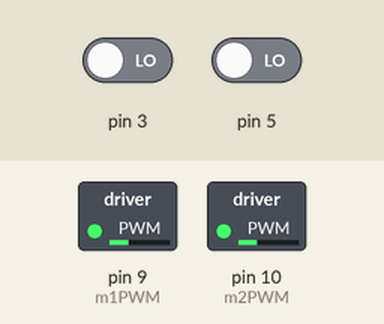
A sketch run on a simulated Arduino Uno, built with avr-gcc and run on an emulated ATmega328P. Shown: switched loads named in the sketch (green lamp = pin HIGH). The test bench sets the inputs (shaded band); at power-on: pin 5 LOW, pin 3 LOW. What the sketch prints to the serial monitor is not drawn.

Above: at 1.2 s.
1.3 s: pin 5 driven HIGH
At 11.9 s:
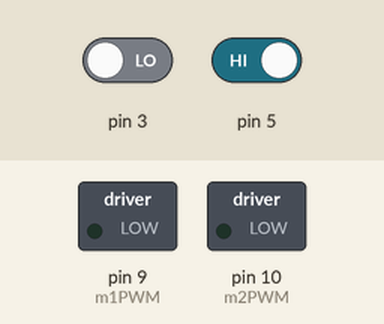
Timing chart, 0 to 23.5 s (numbered marks = the images above; inputs shaded):
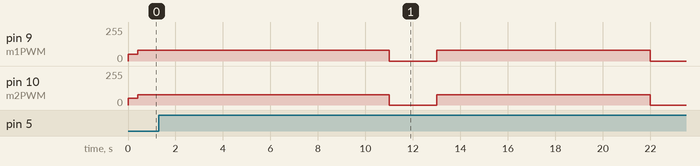

The sketch:

Forward_Movement_Calibration.ino
```cpp
/*

  Left motor = M2, Right motor = M1

  Connections             Arduino Pin
  M2Encoder B output ---> pin 3
  M1Encoder B output ---> pin 5

  Arduino          Sensor
  Vcc              Pin 1 VCC (URM V3.2)
  GND              Pin 2 GND (URM V3.2)
  Pin 11           Pin 4 PWM (URM V3.2)
  Pin 13           Pin 6 COMP/TRIG (URM V3.2)
  Pin A2           Left Diagonal IR Sensor
  Pin A3           Right Diag IR Sensor
  Pin A4           Left Side IR Sensor
  Pin A5           Right Side IR Sensor

  Values used at home for speed = 600:
  left motor: m2_P = 1.29, m2_I = 0.001, m2_D = 0.1;
  right motor: m1_P = 2.3, m1_I = 0.001, m1_D = 0.1;

  Values used at home for speed = 200:
  left motor: m2_P = 1.24, m2_I = 0.001, m2_D = 0.1;
  right motor: m1_P = 1.3, m1_I = 0.001, m1_D = 0.1;

  Values used at lounge for speed = 200:
  left motor: m2_P = 1.25, m2_I = 0.001, m2_D = 0.1;
  right motor: m1_P = 1.3, m1_I = 0.001, m1_D = 0.1;

  Values used at arena for speed = 200:
  left motor: m2_P = 1.26, m2_I = 0.001, m2_D = 0.1;
  right motor: m1_P = 1.3, m1_I = 0.001, m1_D = 0.1;

*/

#include <PID_v1.h>

// Initialization
int m1INA = 2;      // Motor1 Dir A
int m1INB = 4;        // Motor1 Dir B
int m1PWM = 9;       // M1PWM
int m2INA = 7;      // Motor2 Dir A
int m2INB = 8;        // Motor2 Dir B
int m2PWM = 10;       // M2PWM
int URPWM = 11; // PWM Output 0-25000US,Every 50US represent 1cm
int URCOMP= 13; // PWM trigger pin
static int sonarDist=0;
unsigned long prev_ms = 0, prevTime = 0, gridTime = 11000, interval = 400; // 400 time unit = ms
int m1PrevState, m1State, m2PrevState, m2State, command = 1;
double m2DC = 0.2, m1DC = 0.2, m1SpeedAdjustment, m2SpeedAdjustment, m1Count=0.0, m2Count=0.0, targetSpeed = 200;
double m2_P = 1.23, m2_I = 0.001, m2_D = 0.1;
double m1_P = 1.3, m1_I = 0.001, m1_D = 0.1;

//Specify the links and initial tuning parameters
PID leftPID(&m2Count, &m2SpeedAdjustment, &targetSpeed, m2_P, m2_I , m2_D, DIRECT);
PID rightPID(&m1Count, &m1SpeedAdjustment, &targetSpeed, m1_P, m1_I, m1_D, DIRECT);


void setup(){
  // Starting Connections
  Serial.begin(9600);

  // Setting wheels to move robot forward
  digitalWrite(m1INB, HIGH);
  digitalWrite(m2INB, HIGH);
  digitalWrite(m1INA, LOW);
  digitalWrite(m2INA, LOW);

  // Setting initial states of FSMs
  m2PrevState = digitalRead(3);
  m1PrevState = digitalRead(5);

  //tell the PID to range between -2 and 2
  leftPID.SetOutputLimits(-800,800);
  rightPID.SetOutputLimits(-800,800);

  //turn the PID on
  leftPID.SetMode(AUTOMATIC);
  rightPID.SetMode(AUTOMATIC);

  Serial.println("Setup Complete");

}

void loop(){
//  sonarReading();
//  if(sonarDist>20){
//    moveForward();
//  }else{
//    analogWrite(m1PWM, 0);
//    analogWrite(m2PWM, 0);
//  }
  unsigned long currentTime = millis();
  if((currentTime - prevTime)<=(1*gridTime))
    moveForward();
  else{
    prevTime = currentTime;
    analogWrite(m1PWM, 0);
    analogWrite(m2PWM, 0);
    delay(2000);
  }

}

void moveForward(){
  // Setting wheels to move
  analogWrite(m1PWM, m1DC*255);
  analogWrite(m2PWM, m2DC*255);

  unsigned long current_ms = millis();
  // Compute FSM to track rate of rising edges per 0.5 sec from encoder output
  computeFSM();

  if((current_ms - prev_ms) > interval){

    leftPID.Compute();
    rightPID.Compute();
    m2DC = (m2Count+m2SpeedAdjustment)/(800);
    m1DC = (m1Count+m1SpeedAdjustment)/(820);


    // Print results
//    Serial.print("Motor(L) Freq = ");
//    Serial.print(m2Count);
//    Serial.print(" Motor(R) Freq = ");
//    Serial.print(m1Count);
//    Serial.print(" Difference in freq = ");
//    Serial.print(m2Count - m1Count);
//    Serial.print(" Motor(L) DC Adjustment = ");
//    Serial.print(m2DC);
//    Serial.print(" Motor(R) DC Adjustment = ");
//    Serial.print(m1DC);
//    Serial.println("");
    m2Count = 0;
    m1Count = 0;
    prev_ms = current_ms;
  }
}

void computeFSM(){
  m2State = digitalRead(3);
  m1State = digitalRead(5);

  if(m2PrevState<m2State){ m2Count++;}
  m2PrevState = m2State;

  if(m1PrevState<m1State){ m1Count++;}
  m1PrevState = m1State;
}

void sonarReading(){
  unsigned long pulseDuration = (pulseIn(URPWM, LOW, 10000)) ;
  if(pulseDuration<=50000 && pulseDuration>0)
    sonarDist = pulseDuration/50; // 1cm for every 50us low level stands for
}

void serialEvent(){
  command = Serial.readString().toInt();
}
```
